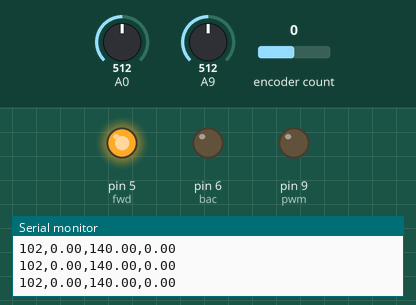
Simulated run of this sketch. Board: Arduino Mega 2560, built with avr-gcc and run on an emulated ATmega2560. Parts: output pins drawn as LEDs (lit = HIGH), the last lines printed to the serial monitor. The inputs (shaded band) are chosen by the test bench; at power-on: A0 = 512, A9 = 512, encoder count 0.

Above: at 1.2 s.
1.3 s: A0 set to 716
At 2.7 s:
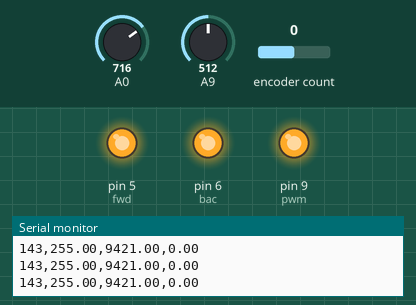
9.0 s: A0 set to 739
Timing chart, 0 to 12.0 s (numbered marks = the images above; inputs shaded):
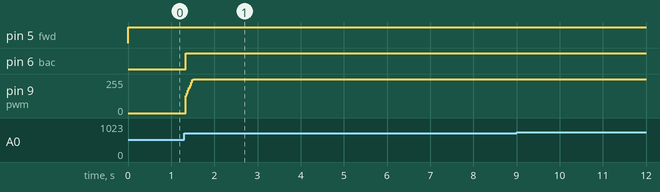

Measured:
- after the input at 1.3 s, pin 6 (bac): LOW → HIGH at once; pin 9 (pwm): 0/255 → 255/255 at once

The sketch:

Follow-focus.ino
```cpp
#define ENCODER_OPTIMIZE_INTERRUPTS
#include <Encoder.h>
#include <PID_v1.h>

Encoder myEnc(2, 3);

static int fwd = 5;
static int bac = 6;
static int pwm = 9;
static int center = 515;

const int numReadings = 10;

double readings[numReadings];      // the readings from the analog input
int readIndex = 0;              // the index of the current reading
double total = 0;                  // the running total
double average = 0;                // the average

long oldPosition  = 0;
long oldTime = 0;
int thresh = 1 * 1000;
double tgtSpeed;
double tgtSpeedPID;
double rpm = 0;
double rpmPID = 0;
double pwmV = 0;
// pwm settings
double Kp=1.1, Ki=20, Kd=0.0;
double Kps=0.8, Kis=8, Kds=0.0;
PID myPID(&rpmPID, &pwmV, &tgtSpeedPID, Kp, Ki, Kd, DIRECT);

// the setup routine runs once when you press reset:
void setup() {
  pinMode(fwd, OUTPUT);
  pinMode(bac, OUTPUT);
  pinMode(pwm, OUTPUT);
  //turn the PID on
  myPID.SetMode(AUTOMATIC);
  myPID.SetSampleTime(10);
  TCCR1B = TCCR1B & 0b11111000 | 0x02;

  for (int thisReading = 0; thisReading < numReadings; thisReading++) {
    readings[thisReading] = 0.0;
  }
  // initialize serial communication at 9600 bits per second:
  Serial.begin(9600);
}

// the loop routine runs over and over again forever:
void loop() {
  int sensorValue = analogRead(A0);
  int currentValue = analogRead(A9);
  tgtSpeed = abs(sensorValue - center);
  if (tgtSpeed < 2) {
    tgtSpeed = 0;
  }
  tgtSpeed = map(tgtSpeed, 0, 512, 0, 24000);
  tgtSpeedPID = map(tgtSpeed, 0, 24000, 0, 255);
  long newTime = micros();
  long deltaT = newTime - oldTime;
  long newPosition = myEnc.read();
  myEnc.write(0);
  oldTime = micros();
  // (change in position / encoder tics per rev) * micros in a second / change in time
  rpm = (abs(newPosition - oldPosition) / 12.0) * (60000.0 * 1000) / (deltaT * 1.0);
  total = total - readings[readIndex];
  readings[readIndex] = rpm;
  total = total + readings[readIndex];
  readIndex = readIndex + 1;

  if (readIndex >= numReadings) {
    // ...wrap around to the beginning:
    readIndex = 0;
  }

  // calculate the average:
  rpm = total / numReadings;
  rpmPID = map(rpm, 0, 24000, 0, 255);
  /*
  oldPosition = 0;
  float increment = map(abs(rpm - tgtSpeed), 0, 24000, 0, 50);

  if (rpm < tgtSpeed) {
    pwmV += increment;
  }
  else if (rpm > tgtSpeed) {
    pwmV -= increment;
  }
  //  int pwmV = abs(sensorValue - center)/2;
  pwmV = constrain(pwmV, 0, 255);
  */
  if (tgtSpeed > 200) {
    if (abs(rpm - tgtSpeed) > 1600) {
      myPID.SetTunings(Kp,Ki,Kd);
    }
    /*
    else {
      myPID.SetTunings(Kps,Kis,Kds);
    }
    */
    myPID.Compute();
  }

  Serial.print(sensorValue/5);
  Serial.print(',');
  Serial.print(pwmV);
  Serial.print(',');
  Serial.print(tgtSpeed);
  Serial.print(',');
  Serial.println(rpm);

  if (sensorValue > center) {
    //    digitalWrite(fwd, HIGH);
    digitalWrite(bac, HIGH);
    analogWrite(pwm, pwmV);
  }
  else if (sensorValue < center) {
    digitalWrite(fwd, HIGH);
    //    digitalWrite(bac, HIGH);
    analogWrite(pwm, pwmV);
  }
  else {
    digitalWrite(fwd, LOW);
    digitalWrite(bac, LOW);
    digitalWrite(pwm, LOW);
  }
}
```
